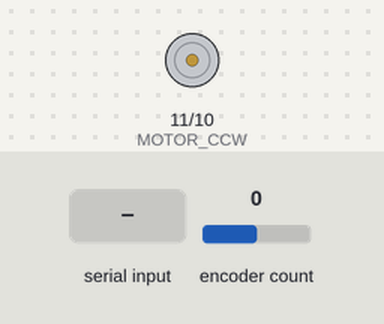
A sketch run on a simulated Arduino Uno, built with avr-gcc and run on an emulated ATmega328P. Shown: motor-driver pin pairs drawn as motors (green arrow = first pin HIGH = forward, orange = second pin HIGH = backward, longer = more drive, scaled by the enable pin). The inputs (shaded band) are chosen by the test bench; at power-on: encoder count 0. What the sketch prints to the serial monitor is not drawn.

Above: at 1.2 s.
1.3 s: encoder count set to 1
At 2.0 s:
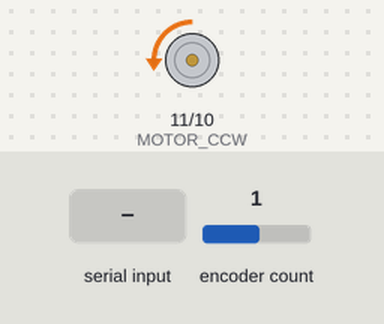
2.8 s: "90,45\n" received over Serial
At 3.5 s:
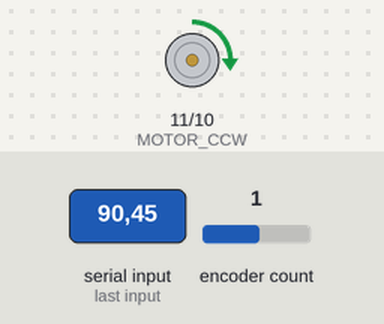
Timing chart, 0 to 5.8 s (numbered marks = the images above; inputs shaded):
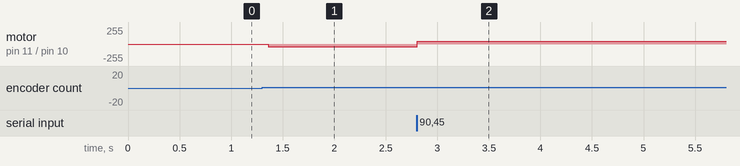

Measured:
- after the input at 1.3 s, motor on pin 11 (MOTOR_CCW) / pin 10 (MOTOR_CW): stopped → backward 41/255 after 0.06 s
- after the input at 2.8 s, motor on pin 11 (MOTOR_CCW) / pin 10 (MOTOR_CW): backward 41/255 → forward 41/255 at once

The sketch:

Arduino2_GROUP6.ino
```cpp
#define MOTOR_CCW 11
#define MOTOR_CW 10
#define enA 9
#include <PIDController.h>    // https://github.com/DonnyCraft1/PIDArduino
#include <Encoder.h>
#define ENCODER_A 2
#define ENCODER_B 3 // Encoder output to Arduino Interrupt pin ncoderPinB

PIDController pid;

float tick_to_deg1 ;
float encoder_count;
float enc_deg;
int motor_pwm_value;
int Power_In_Percents;
int userInput;
Encoder myEnc(ENCODER_B, ENCODER_A);


/*******functions******/

float tick_to_deg(long tick){
return tick*360.0/440.0;
}

void forward(){
  digitalWrite(MOTOR_CW, HIGH);
  digitalWrite(MOTOR_CCW, LOW);
  }


void reverse(){
  digitalWrite(MOTOR_CW, LOW);
  digitalWrite(MOTOR_CCW, HIGH);
  }

 void get_user_input(){
  userInput = Serial.parseFloat();  // the goal angle
  Serial.read();    // get the ENTER char from the serial

}
/*******setup *******/
void setup() {
  Serial.begin(9600);
  pinMode(enA, OUTPUT);
  pinMode(MOTOR_CW, OUTPUT);
  pinMode(MOTOR_CCW, OUTPUT);

  // Set initial rotation direction
  digitalWrite(MOTOR_CW, HIGH);
  digitalWrite(MOTOR_CCW, LOW);

pid.begin(); // Initialize the PID controller
pid.limit(-180, 180); // The PID output can be limited to values between -255 to 255
pid.tune(7, 2, 1); // Set PID parameters

Serial.print("Write the angle you want");


  }
void loop() {


 if (Serial.available()>0){ // Wait for User to Input Data
     get_user_input();
    }

  encoder_count = myEnc.read();
  enc_deg = tick_to_deg(encoder_count);

    while (abs(enc_deg)>360){//keep the angle in the range -360 to 360 deegres
    if (enc_deg<0)
        enc_deg=enc_deg+360;
    else
        enc_deg=enc_deg-360;
  }

  motor_pwm_value = float(pid.compute(enc_deg));  //compute the PWM value for 					//the motor based on current angle


  if (enc_deg>userInput) {
    forward();
  }
  else {
     reverse();
  }
  // send PWM value to motor
  analogWrite(enA, abs(motor_pwm_value));


 delay(1);
  }
```
